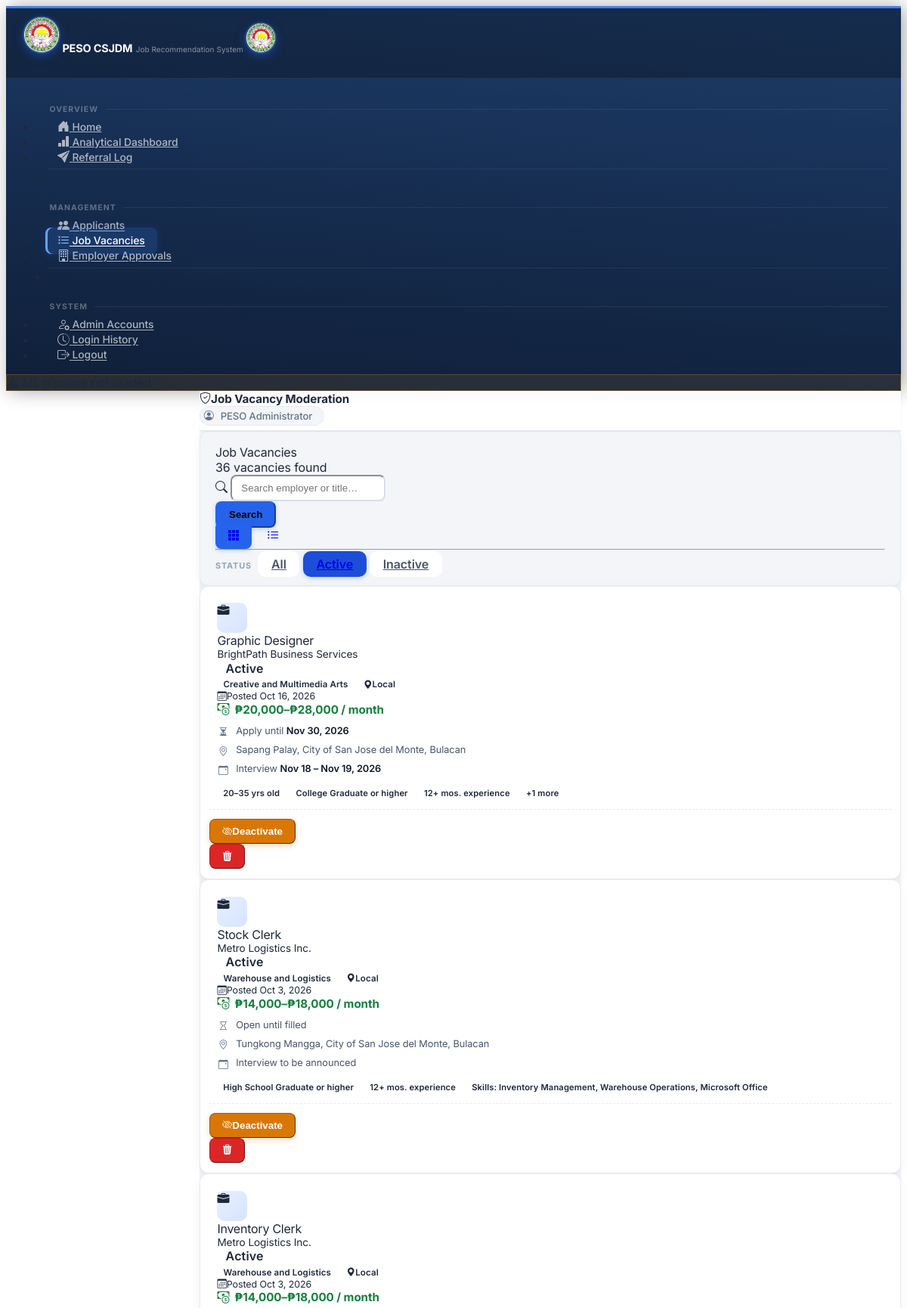
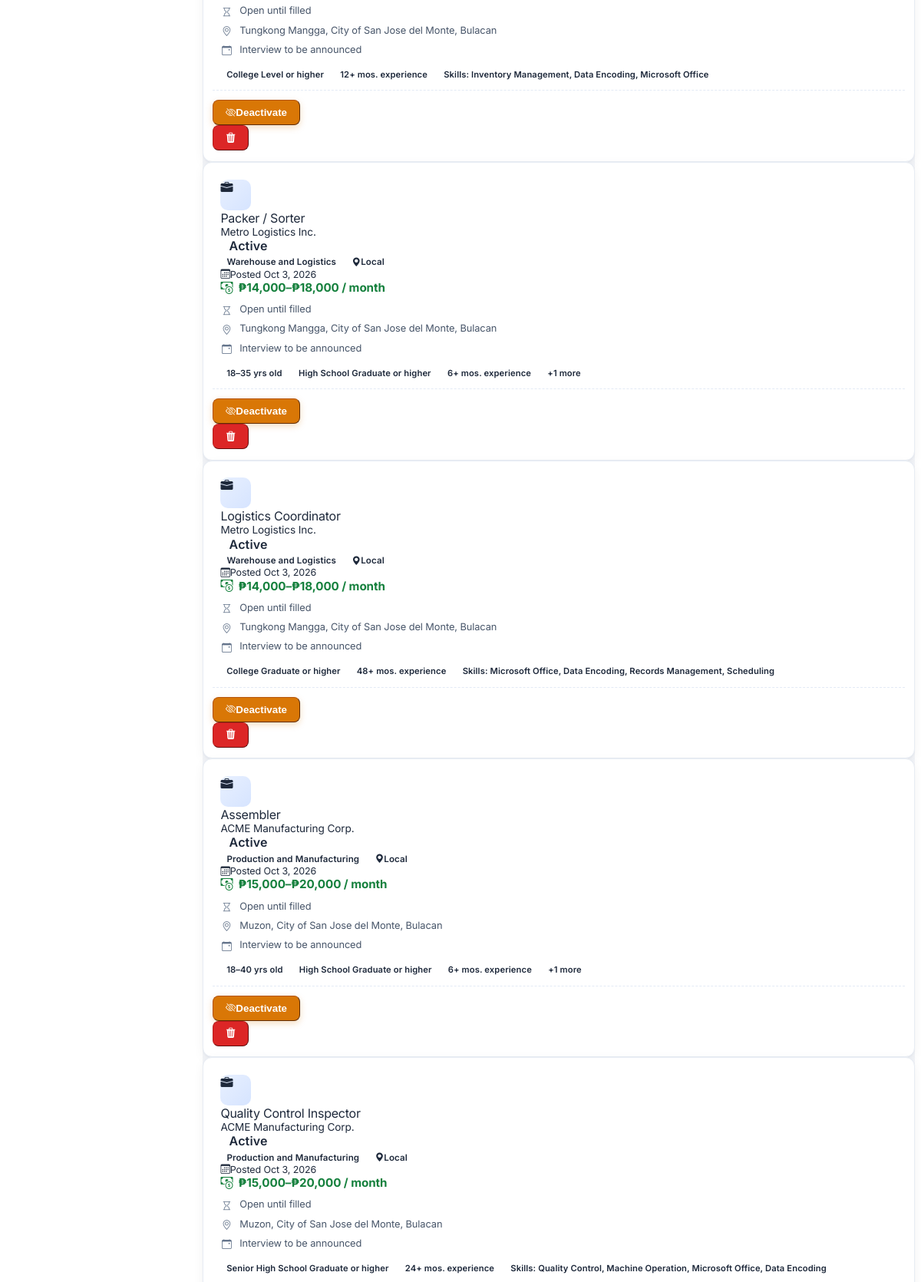
Screenshot of /vacancies (signed in, upper part) with the database file from the repository (2 pictures, top to bottom).
### tables this page shows
CREATE TABLE "users" (
                user_id            INTEGER PRIMARY KEY AUTOINCREMENT,
                full_name     TEXT    NOT NULL,
                email         TEXT    UNIQUE NOT NULL,
                password_hash TEXT    NOT NULL,
                role          TEXT    DEFAULT 'admin',
                is_active     INTEGER DEFAULT 1,
                created_at    DATETIME DEFAULT CURRENT_TIMESTAMP
            );

CREATE TABLE job_vacancies (
            vacancy_id                   INTEGER  PRIMARY KEY AUTOINCREMENT,
            employer_name        TEXT     NOT NULL,
            job_title            TEXT     NOT NULL,
            occupational_category TEXT    NOT NULL,
            is_local             INTEGER  DEFAULT 1,
            is_active            INTEGER  DEFAULT 1,
            created_at           DATETIME DEFAULT CURRENT_TIMESTAMP
        , employer_id INTEGER REFERENCES users(user_id), application_deadline DATE, req_gender TEXT DEFAULT 'Any', req_age_min INTEGER, req_age_max INTEGER, req_education TEXT, req_documents TEXT, req_experience_months INTEGER, salary_min INTEGER, salary_max INTEGER, salary_period TEXT, job_location TEXT, req_skills TEXT, requirements_deadline DATE, interview_date DATE, interview_time TEXT, interview_date_end DATE, interview_time_end TEXT, location_type TEXT, venue_address TEXT, max_applicants INTEGER);

### app.py (the view)
@app.route('/vacancies')
@admin_required
def vacancies_list():
    db     = get_db()
    search = request.args.get('search', '').strip()
    status = request.args.get('status', 'active')
    conds, params = [], []
    if status == 'active':
        conds.append('is_active=1')
    elif status == 'inactive':
        conds.append('is_active=0')
    if search:
        conds.append('(employer_name LIKE ? OR job_title LIKE ?)')
        like = f'%{search}%'
        params += [like, like]
    where = (' WHERE ' + ' AND '.join(conds)) if conds else ''
    total = db.execute(f'SELECT COUNT(*) FROM job_vacancies{where}', params).fetchone()[0]
    page  = max(1, request.args.get('page', 1, type=int))
    pages = max(1, (total + LIST_PER_PAGE - 1) // LIST_PER_PAGE)
    page  = min(page, pages)
    vacancies = db.execute(
        f'SELECT *, {EXPIRED_SQL} AS expired FROM job_vacancies{where} '
        'ORDER BY created_at DESC LIMIT ? OFFSET ?',
        params + [LIST_PER_PAGE, (page - 1) * LIST_PER_PAGE]
    ).fetchall()
    view = request.args.get('view', 'card')
    return render_template('vacancies/list.html', vacancies=vacancies,
                           search=search, status=status, view=view,
                           page=page, pages=pages, total=total)

### app.py (called while the page is built)
def get_db():
    if 'db' not in g:
        g.db = sqlite3.connect(DATABASE)
        g.db.row_factory = sqlite3.Row
        g.db.execute('PRAGMA foreign_keys = ON')
    return g.db

def edu_req_text(level):
    return f'{level} or higher' if level in EDUC_RANK else (level or '')

def _g(v, key):
    try:
        return v[key]
    except (KeyError, IndexError, TypeError):
        return None

def loc_type(v):
    t = _g(v, 'location_type')
    if t in LOCATION_TYPES_V:
        return t
    return 'local' if _g(v, 'is_local') else 'ph'

def loc_info(v):
    return {'type': loc_type(v), **LOCATION_TYPES_V[loc_type(v)]}

def salary_text(v):
    lo, hi, per = _g(v, 'salary_min'), _g(v, 'salary_max'), _g(v, 'salary_period')
    if not lo and not hi:
        return ''
    unit = {'Daily': 'day', 'Weekly': 'week',
            'Semi-monthly': 'half-month', 'Monthly': 'month'}.get(per, 'month')
    fmt = lambda n: '₱{:,}'.format(int(n))
    if lo and hi:
        amt = f'{fmt(lo)}–{fmt(hi)}'
    elif lo:
        amt = f'{fmt(lo)}+'
    else:
        amt = f'up to {fmt(hi)}'
    return f'{amt} / {unit}'

def interview_text(v):
    def fmt_d(dt, year=True):
        return dt.strftime('%b %d, %Y' if year else '%b %d').replace(' 0', ' ')
    def fmt_t(x):
        return datetime.strptime(x, '%H:%M').strftime('%I:%M %p').lstrip('0')
    d1, d2 = _g(v, 'interview_date'), _g(v, 'interview_date_end')
    if not d1:
        return ''
    try:
        a1 = datetime.strptime(d1, '%Y-%m-%d')
        if d2 and d2 != d1:
            a2 = datetime.strptime(d2, '%Y-%m-%d')
            out = f"{fmt_d(a1, a1.year != a2.year)} \u2013 {fmt_d(a2)}"
        else:
            out = fmt_d(a1)
        t1, t2 = _g(v, 'interview_time'), _g(v, 'interview_time_end')
        if t1 and t2:
            out += f' \u00b7 {fmt_t(t1)} \u2013 {fmt_t(t2)}'
        elif t1:
            out += f' \u00b7 {fmt_t(t1)}'
    except ValueError:
        return ''
    return out

def _vacancy_location(v):
    explicit = (_g(v, 'job_location') or '').strip()
    if explicit:
        return explicit
    if _g(v, 'is_local'):
        return 'City of San Jose del Monte'
    parts = [p for p in (_g(v, 'e_city'), _g(v, 'e_province')) if p]
    return ', '.join(parts)

@app.after_request
def security_headers(resp):
    resp.headers.setdefault('X-Content-Type-Options', 'nosniff')
    resp.headers.setdefault('X-Frame-Options', 'SAMEORIGIN')
    resp.headers.setdefault('Referrer-Policy', 'same-origin')
    return resp

### templates/vacancies/list.html (shortened to what this page needs)
{% extends 'base.html' %}
{% block page_title %}<i class="bi bi-shield-check me-2"></i>Job Vacancy Moderation{% endblock %}
{% block content %}
{% set cat_colors = {
  'Warehouse and Logistics':       '#2563eb',
  'Production and Manufacturing':  '#198754',
  'Sales/Service/Retail':          '#d63384',
  'Clerical and Administrative':   '#6f42c1',
  'General Services and Security': '#fd7e14',
} %}
<div class="card mb-4 ap-toolbar">
  <div class="card-body px-4 py-3">
    <div class="d-flex flex-wrap align-items-center gap-3">
      <div>
        <div class="fw-bold">Job Vacancies</div>
        <div class="text-muted small">{{ total }} vacanc{{ 'ies' if total != 1 else 'y' }} found</div>
      </div>
      <form method="GET" class="d-flex gap-2 ms-auto flex-nowrap align-items-center">
        <div class="input-group" style="min-width:260px;width:340px;max-width:100%;">
          <span class="input-group-text bg-white text-muted"><i class="bi bi-search"></i></span>
          <input type="text" name="search" class="form-control border-start-0" placeholder="Search employer or title…" value="{{ search }}" />
        </div>
        <button class="btn btn-primary px-4 flex-shrink-0">Search</button>
      </form>
      <div class="btn-group" role="group" aria-label="View toggle">
        <a href="{{ url_for('vacancies_list', view='card', search=search or none, status=status) }}"
           class="btn {% if view != 'table' %}btn-primary{% else %}btn-outline-secondary{% endif %}" title="Card view"><i class="bi bi-grid-3x3-gap-fill"></i></a>
        <a href="{{ url_for('vacancies_list', view='table', search=search or none, status=status) }}"
           class="btn {% if view == 'table' %}btn-primary{% else %}btn-outline-secondary{% endif %}" title="Table view"><i class="bi bi-list-ul"></i></a>
      </div>
    </div>
    <hr class="my-3" style="border-color:#eef2f7;opacity:1;" />
    <div class="d-flex flex-wrap align-items-center gap-2 emp-filter">
      <span class="ap-flbl">Status</span>
      {% for key, label in [('all','All'),('active','Active'),('inactive','Inactive')] %}
      <a href="{{ url_for('vacancies_list', status=key, search=search or none, view=view) }}"
         class="btn btn-sm {% if status == key %}btn-primary{% else %}btn-outline-secondary{% endif %}">{{ label }}</a>
      {% endfor %}
    </div>
  </div>
</div>
{% if not vacancies %}
<div class="card shadow-sm">
  <div class="card-body text-center text-muted py-5">
    <i class="bi bi-inbox" style="font-size:2rem;"></i>
    <p class="mt-2 mb-0">No vacancies found.</p>
  </div>
</div>
{% else %}
<div class="row g-3">
  {% for v in vacancies %}
  <div class="col-md-6 col-xl-4">
    <div class="card border shadow-sm h-100 job-card {% if not v.is_active %}opacity-75{% endif %}">
      <div class="card-body p-3">
        <div class="d-flex align-items-start gap-2 mb-2">
          <div class="d-flex align-items-center justify-content-center flex-shrink-0 job-ico" style="width:40px;height:40px;"><i class="bi bi-briefcase-fill text-primary"></i></div>
          <div class="overflow-hidden flex-grow-1">
            <div class="fw-bold text-truncate" style="font-size:1rem;">{{ v.job_title }}</div>
            <div class="text-muted text-truncate" style="font-size:.85rem;">{{ v.employer_name }}</div>
          </div>
          <span class="badge flex-shrink-0 {% if v.is_active %}bg-success{% else %}bg-secondary{% endif %}">{% if v.is_active %}Active{% else %}Inactive{% endif %}</span>
        </div>
        {% set li = loc_info(v) %}
        <div class="mb-2">
          <span class="badge bg-primary-subtle text-primary-emphasis" style="font-size:.72rem;">{{ v.occupational_category }}</span>
          <span class="badge {{ li.css }} ms-1" style="font-size:.72rem;"><i class="bi bi-geo-alt-fill me-1"></i>{{ li.short }}</span>
        </div>
        <div class="text-muted mb-2" style="font-size:.78rem;"><i class="bi bi-calendar3 me-1"></i>Posted {{ v.created_at|friendly_date }}</div>
        {% with compact=true %}{% include '_vacancy_details.html' %}{% endwith %}
      </div>
      <div class="card-footer bg-transparent d-flex justify-content-between align-items-center gap-2 pt-2 vac-actions">
        <form method="POST" action="{{ url_for('vacancy_toggle', vid=v.vacancy_id) }}">
          <button class="btn btn-sm px-3 {% if v.is_active %}btn-outline-warning{% else %}btn-outline-success{% endif %}"
                  title="{% if v.is_active %}Deactivate — hide from job seekers{% else %}Reactivate{% endif %}"
                  onclick="return confirm('{% if v.is_active %}Deactivate this vacancy? It will be hidden from job seekers.{% else %}Reactivate this vacancy?{% endif %}')">
            <i class="bi {% if v.is_active %}bi-eye-slash{% else %}bi-eye{% endif %} me-1"></i>{% if v.is_active %}Deactivate{% else %}Activate{% endif %}
          </button>
        </form>
        <button class="btn btn-sm btn-danger" title="Delete permanently"
          data-coreui-toggle="modal" data-coreui-target="#deleteVacancyModal"
          data-vid="{{ v.vacancy_id }}"
          data-title="{{ v.job_title }}"
          data-employer="{{ v.employer_name }}">
          <i class="bi bi-trash3-fill"></i>
        </button>
      </div>
    </div>
  </div>
  {% endfor %}
</div>
{% endif %}
{% endblock %}

### templates/base.html (shortened to what this page needs)
<!DOCTYPE html>
<html lang="en">
<head>
  <link rel="stylesheet" href="https://cdn.jsdelivr.net/npm/@coreui/coreui@5/dist/css/coreui.min.css" />
  <link rel="stylesheet" href="https://cdn.jsdelivr.net/npm/bootstrap-icons@1.11.3/font/bootstrap-icons.min.css" />
  <link rel="stylesheet" href="{{ url_for('static', filename='css/custom.css') }}" />
</head>
<body class="admin-portal">
<div class="sidebar sidebar-dark sidebar-fixed hide" id="sidebar">
  <div class="sidebar-brand">
    <span class="sidebar-brand-full d-flex align-items-center gap-2">
      <span class="sb-icon-badge">
        <img src="{{ url_for('static', filename='img/peso_logo.png') }}" alt="PESO CSJDM" />
      </span>
      <span>
        <span class="sb-brand-name d-block">PESO CSJDM</span>
        <span class="sb-brand-sub">Job Recommendation System</span>
      </span>
    </span>
    <span class="sidebar-brand-narrow">
      <span class="sb-icon-badge" style="width:38px;height:38px;">
        <img src="{{ url_for('static', filename='img/peso_logo.png') }}" alt="PESO CSJDM" />
      </span>
    </span>
  </div>
  <ul class="sidebar-nav">
    <li class="nav-title">Overview</li>
    <li class="nav-item">
      <a class="nav-link {% if request.endpoint == 'home' %}active{% endif %}"
         href="{{ url_for('home') }}">
        <span class="nav-icon"><i class="bi bi-house-door-fill"></i></span>
        Home
      </a>
    </li>
    <li class="nav-item">
      <a class="nav-link {% if request.endpoint == 'analytics' %}active{% endif %}"
         href="{{ url_for('analytics') }}">
        <span class="nav-icon"><i class="bi bi-bar-chart-fill"></i></span>
        Analytical Dashboard
      </a>
    </li>
    <li class="nav-item">
      <a class="nav-link {% if request.endpoint == 'referrals_list' %}active{% endif %}"
         href="{{ url_for('referrals_list') }}">
        <span class="nav-icon"><i class="bi bi-send-fill"></i></span>
        Referral Log
      </a>
    </li>
    <li class="nav-divider"></li>
    <li class="nav-title">Management</li>
    <li class="nav-item">
      <a class="nav-link {% if 'applicant' in request.endpoint %}active{% endif %}"
         href="{{ url_for('applicants_list') }}">
        <span class="nav-icon"><i class="bi bi-people-fill"></i></span>
        Applicants
      </a>
    </li>
    <li class="nav-item">
      <a class="nav-link {% if 'vacanc' in request.endpoint %}active{% endif %}"
         href="{{ url_for('vacancies_list') }}">
        <span class="nav-icon"><i class="bi bi-list-task"></i></span>
        Job Vacancies
      </a>
    </li>
    {% if session_role == 'admin' %}
    <li class="nav-item">
      <a class="nav-link {% if 'admin_employer' in request.endpoint %}active{% endif %}"
         href="{{ url_for('admin_employers') }}">
        <span class="nav-icon"><i class="bi bi-building"></i></span>
        Employer Approvals
      </a>
    </li>
    {% endif %}
    <li class="nav-divider"></li>
    <li class="nav-title">System</li>
    {% if session_role == 'admin' %}
    <li class="nav-item">
      <a class="nav-link {% if request.endpoint in ['users_list','user_add','user_edit'] %}active{% endif %}"
         href="{{ url_for('users_list') }}">
        <span class="nav-icon"><i class="bi bi-person-gear"></i></span>
        Admin Accounts
      </a>
    </li>
    {% endif %}
    <li class="nav-item">
      <a class="nav-link {% if request.endpoint == 'login_history' %}active{% endif %}"
         href="{{ url_for('login_history') }}">
        <span class="nav-icon"><i class="bi bi-clock-history"></i></span>
        Login History
      </a>
    </li>
    <li class="nav-item">
      <a class="nav-link" href="#" data-coreui-toggle="modal" data-coreui-target="#logoutModal">
        <span class="nav-icon"><i class="bi bi-box-arrow-right"></i></span>
        Logout
      </a>
    </li>
  </ul>
  {% if not pipeline_loaded %}
  <div class="px-3 pb-3">
    <div class="sidebar-pipeline-warn rounded px-3 py-2 small d-flex align-items-center gap-2">
      <i class="bi bi-exclamation-triangle-fill text-warning"></i>
      <span class="text-warning">ML pipeline not loaded</span>
    </div>
  </div>
  {% endif %}
</div>
<div class="wrapper d-flex flex-column min-vh-100">
  <header class="header header-sticky p-0">
    <div class="container-fluid border-bottom px-4 d-flex align-items-center gap-3"
         style="height:52px;">
      <span class="topbar-page-title">{% block page_title %}{% endblock %}</span>
      <div class="ms-auto d-flex align-items-center gap-2">
        <div class="topbar-user">
          <i class="bi bi-person-circle me-1"></i>
          {{ session.get('full_name', 'Admin') }}
        </div>
      </div>
    </div>
  </header>
  <div class="body flex-grow-1">
    <div class="container-fluid px-4 pt-3 pb-4">
      {% block content %}{% endblock %}
    </div>
  </div>
</div>
</body>
</html>

### templates/_vacancy_details.html (shortened to what this page needs)
{% set compact = compact|default(false) %}
{% set chips = req_summary(v) %}
{% set _loc = vacancy_location(v) %}
<div class="vd">
  {% if salary_text(v) %}<div class="vd-salary"><i class="bi bi-cash-coin"></i>{{ salary_text(v) }}</div>{% endif %}
  <ul class="vd-list">
    <li>{% if v.application_deadline %}<i class="bi bi-hourglass-split"></i><span>Apply until <strong>{{ v.application_deadline|friendly_date }}</strong></span>
        {% else %}<i class="bi bi-hourglass"></i><span>Open until filled</span>{% endif %}</li>
    {% if _loc %}<li><i class="bi bi-geo-alt"></i><span>{{ _loc }}</span></li>{% endif %}
    <li><i class="bi bi-calendar-event"></i>
      <span>{% if v.interview_date %}Interview <strong>{{ interview_text(v).split(' \u00b7 ')[0] if compact else interview_text(v) }}</strong>{% else %}<span class="text-muted">Interview to be announced</span>{% endif %}</span></li>
  </ul>
  {% if chips %}
  <div class="vd-chips">
    {% for c in (chips[:3] if compact else chips) %}<span class="badge bg-secondary-subtle text-secondary-emphasis fw-normal">{{ c }}</span>{% endfor %}
    {% if compact and chips|length > 3 %}<span class="badge bg-light text-secondary border fw-normal" title="{{ chips[3:]|join(' \u00b7 ') }}">+{{ chips|length - 3 }} more</span>{% endif %}
  </div>
  {% endif %}
</div>

### rows the page displays
users: get "PESO Administrator"
job_vacancies: job_title "Graphic Designer", employer_name "BrightPath Business Services", is_active "Active", occupational_category "Creative and Multimedia Arts", short "Local", created_at|friendly_date "Oct 16, 2026", salary_text "₱20,000–₱28,000 / month", application_deadline|friendly_date "Nov 30, 2026", job_location "Sapang Palay, City of San Jose del Monte, Bulacan", interview_text "Nov 18 – Nov 19, 2026", c "20–35 yrs old" "College Graduate or higher" "12+ mos. experience", chips "1"
job_vacancies: job_title "Stock Clerk", employer_name "Metro Logistics Inc.", is_active "Active", occupational_category "Warehouse and Logistics", short "Local", created_at|friendly_date "Oct 3, 2026", salary_text "₱14,000–₱18,000 / month", shows "Open until filled", job_location "Tungkong Mangga, City of San Jose del Monte, Bulacan", shows "Interview to be announced", c "High School Graduate or higher" "12+ mos. experience" "Skills: Inventory Management, Warehouse Operations, Microsoft Office"
job_vacancies: job_title "Inventory Clerk", employer_name "Metro Logistics Inc.", is_active "Active", occupational_category "Warehouse and Logistics", short "Local", created_at|friendly_date "Oct 3, 2026", salary_text "₱14,000–₱18,000 / month", shows "Open until filled", job_location "Tungkong Mangga, City of San Jose del Monte, Bulacan", shows "Interview to be announced", c "College Level or higher" "12+ mos. experience" "Skills: Inventory Management, Data Encoding, Microsoft Office"
job_vacancies: job_title "Packer / Sorter", employer_name "Metro Logistics Inc.", is_active "Active", occupational_category "Warehouse and Logistics", short "Local", created_at|friendly_date "Oct 3, 2026", salary_text "₱14,000–₱18,000 / month", shows "Open until filled", job_location "Tungkong Mangga, City of San Jose del Monte, Bulacan", shows "Interview to be announced", c "18–35 yrs old" "High School Graduate or higher" "6+ mos. experience", chips "1"
job_vacancies: job_title "Logistics Coordinator", employer_name "Metro Logistics Inc.", is_active "Active", occupational_category "Warehouse and Logistics", short "Local", created_at|friendly_date "Oct 3, 2026", salary_text "₱14,000–₱18,000 / month", shows "Open until filled", job_location "Tungkong Mangga, City of San Jose del Monte, Bulacan", shows "Interview to be announced", c "College Graduate or higher" "48+ mos. experience" "Skills: Microsoft Office, Data Encoding, Records Management, Scheduling"
job_vacancies: job_title "Assembler", employer_name "ACME Manufacturing Corp.", is_active "Active", occupational_category "Production and Manufacturing", short "Local", created_at|friendly_date "Oct 3, 2026", salary_text "₱15,000–₱20,000 / month", shows "Open until filled", job_location "Muzon, City of San Jose del Monte, Bulacan", shows "Interview to be announced", c "18–40 yrs old" "High School Graduate or higher" "6+ mos. experience", chips "1"
job_vacancies: job_title "Quality Control Inspector", employer_name "ACME Manufacturing Corp.", is_active "Active", occupational_category "Production and Manufacturing", short "Local", created_at|friendly_date "Oct 3, 2026", salary_text "₱15,000–₱20,000 / month", shows "Open until filled", job_location "Muzon, City of San Jose del Monte, Bulacan", shows "Interview to be announced", c "Senior High School Graduate or higher" "24+ mos. experience" "Skills: Quality Control, Machine Operation, Microsoft Office, Data Encoding"

### other values shown
{{ total }} "36"
{{ 'ies' if total != 1 else 'y' }} "ies"
{{ label }} "All" "Active" "Inactive"
